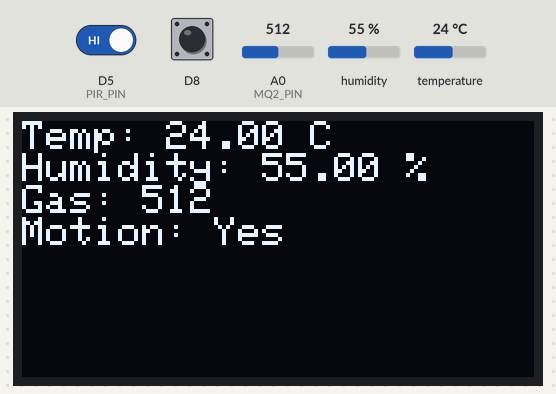
A sketch run on a simulated ESP8266 (NodeMCU). Shown: 128×64 one-colour display. Inputs (shaded band) come from the test bench; at power-on: humidity 55 %, D5 (PIR_PIN) HIGH, A0 (MQ2_PIN) = 512, temperature 24 °C, D8 HIGH. WiFi joins after 1.5 s; servers stay silent unless stated; no radio packets arrive unless stated.

Above: at 3.0 s.
3.1 s: humidity set to 22 %
At 4.8 s:
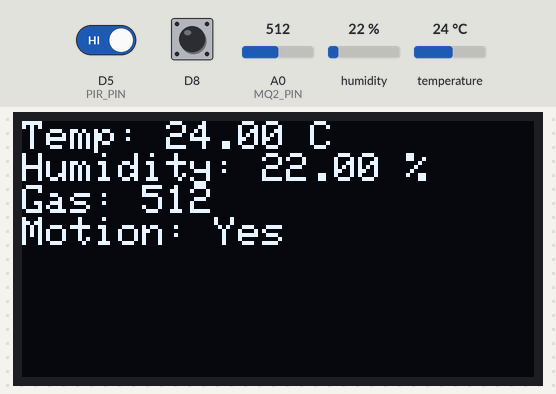
5.4 s: D5 (PIR_PIN) driven LOW
At 6.8 s:
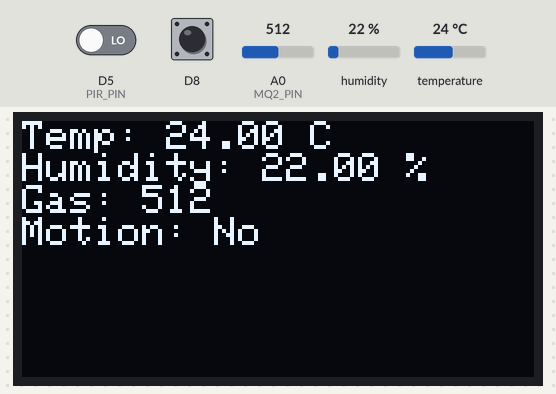
7.5 s: A0 (MQ2_PIN) set to 716
At 8.8 s:
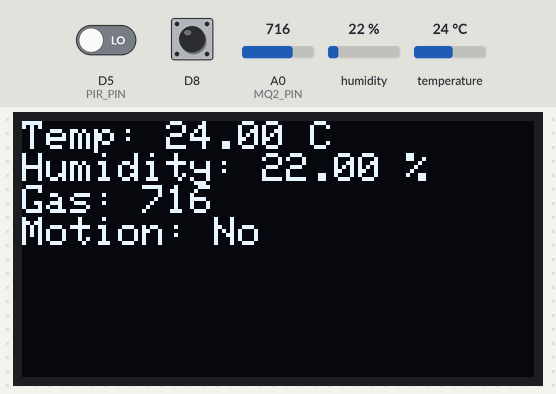
9.6 s: temperature set to 12 °C
At 10.7 s:
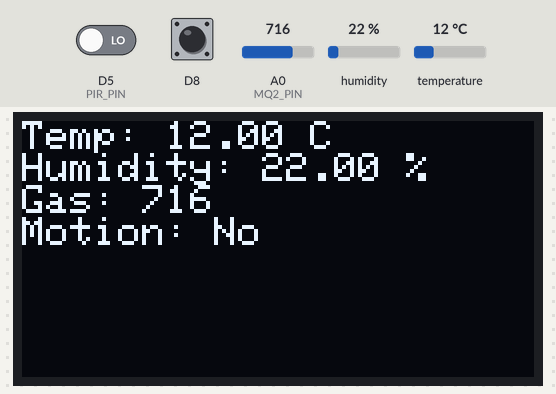
Timing chart, 0 to 12.6 s (numbered marks = the images above; inputs shaded):
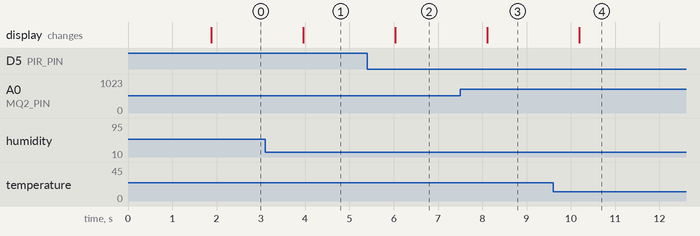

Measured:
- after the input at 3.1 s, the display: changes after 0.86 s (image 1)
- after the input at 5.4 s, the display: changes after 0.64 s (image 2)
- after the input at 7.5 s, the display: changes after 0.62 s (image 3)
- after the input at 9.6 s, the display: changes after 0.59 s (image 4)

The sketch:

transmitter.ino
```cpp
#define BLYNK_TEMPLATE_ID           "xxx"
#define BLYNK_TEMPLATE_NAME         "Quickstart Template"
#define BLYNK_AUTH_TOKEN            "xxx"
#define BLYNK_PRINT Serial

#include <RH_ASK.h>
#include <ESP8266WiFi.h>
#include <BlynkSimpleEsp8266.h>
#include <DHT.h>
#include <Adafruit_GFX.h>
#include <Adafruit_SSD1306.h>

const char *cmd_on = "FAN_ON";
const char *cmd_off = "FAN_OFF";

RH_ASK driver(2000, D1, D3);

// ----- Blynk credentials -----
char auth[] = "xxx";
char ssid[] = "wifi_name";
char pass[] = "password";

// ----- Sensor Pins -----
#define PIR_PIN D5
#define DHTPIN D7
#define DHTTYPE DHT11
#define MQ2_PIN A0

// ----- OLED -----
#define SCREEN_WIDTH 128
#define SCREEN_HEIGHT 64
#define OLED_RESET -1
Adafruit_SSD1306 display(SCREEN_WIDTH, SCREEN_HEIGHT, &Wire, OLED_RESET);

// ----- Objects -----
DHT dht(DHTPIN, DHTTYPE);

void setup() {
  Serial.begin(9600);

  pinMode(PIR_PIN, INPUT);
  dht.begin();

  if(!display.begin(SSD1306_SWITCHCAPVCC, 0x3C)) {
    Serial.println("OLED not found");
    while(1);
  }

  if (!driver.init()) {
    Serial.println("Transmitter init failed");
  }
  pinMode(D8,INPUT);
  display.clearDisplay();
  display.setTextSize(1);
  display.setTextColor(WHITE);

  Blynk.begin(auth, ssid, pass);
}

BLYNK_WRITE(V0)
{
  if (param.asInt() == 1)
  {
    driver.send((uint8_t *)cmd_on, strlen(cmd_on));
    driver.waitPacketSent();
    Serial.println("Signal Sent: FAN_ON");
  }
  else
  {
    driver.send((uint8_t *)cmd_off, strlen(cmd_off));
    driver.waitPacketSent();
    Serial.println("Signal Sent: FAN_OFF");
  }
}

void loop() {
  Blynk.run();

  // Read sensors
  float temp = dht.readTemperature();
  float humid = dht.readHumidity();
  int gasValue = analogRead(MQ2_PIN);
  bool motion = digitalRead(PIR_PIN);
  int light_low = digitalRead(D8);

  if (light_low == 0)
  {
    Serial.println("Light is too low");
  }

  // --- Display on OLED ---
  display.clearDisplay();
  display.setCursor(0, 0);
  display.print("Temp: "); display.print(temp); display.println(" C");
  display.print("Humidity: "); display.print(humid); display.println(" %");
  display.print("Gas: "); display.println(gasValue);
  display.print("Motion: "); display.println(motion ? "Yes" : "No");
  display.display();

  // --- Send to Blynk ---
  Blynk.virtualWrite(V4, temp);
  Blynk.virtualWrite(V5, humid);
  Blynk.virtualWrite(V6, gasValue);
  Blynk.virtualWrite(V7, motion);

  delay(1000);  // Update every second
}
```
